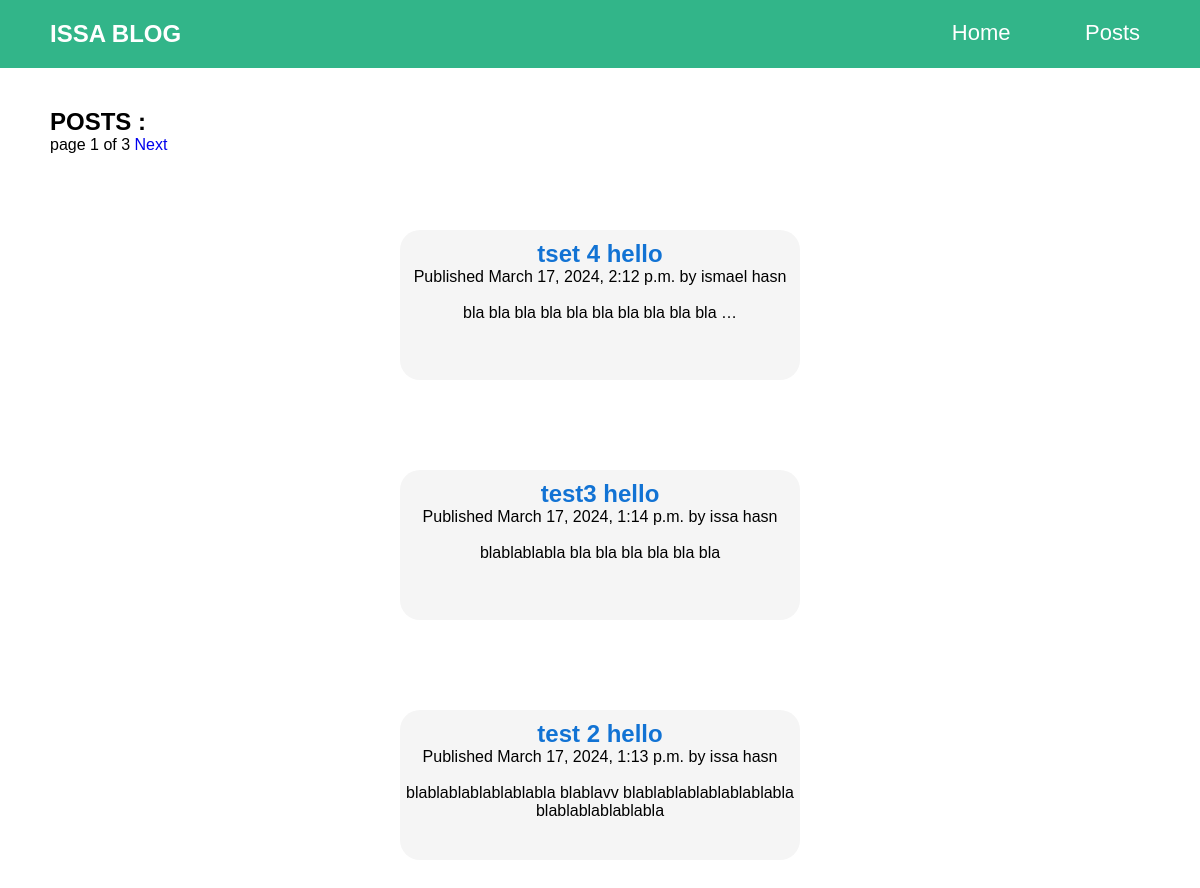
/posts/, run on the app's committed database.
### blogapp/models.py (models this page shows, shortened)
class Post(models.Model):
    class Status(models.TextChoices):
        DRAFT = 'DF', 'Draft'
        PUBLISHED = 'PB', 'Published'
    title = models.CharField(max_length=255)
    slug = models.CharField(max_length=255)
    author = models.ForeignKey(User, on_delete=models.CASCADE, related_name='blog_posts', null=True)
    body = models.TextField()
    publish = models.DateTimeField(default=timezone.now)
    created = models.DateTimeField(auto_now_add=True, null=True)
    updated = models.DateTimeField(auto_now=True)
    status = models.CharField(max_length=2, choices=Status.choices, default=Status.DRAFT)
    class Meta:
        ordering = ['-publish']
        indexes = [
            models.Index(fields=['-publish']),
        ]
    def get_absolute_url(self):
        return reverse('blog:post_detail', args = [self.slug])

class User(models.Model):
    name = models.CharField(max_length=255)
    def __str__(self):
        return self.name

### blogapp/views.py (the view)
# urls.py: path('posts/', views.posts_list, name='posts_list'),
def posts_list(request):
    post_list = Post.objects.all()
    paginator = Paginator(post_list, 3)
    try:
        posts = paginator.page(request.GET.get("page", 1))
    except PageNotAnInteger:
        posts = paginator.page(1)
    except EmptyPage:
        posts = paginator.page(paginator.num_pages)
    return render(request, 'blog/post/list.html', {'posts':posts})

### blogapp/templates/blog/post/list.html (shortened to what this page needs)
{% extends "blog/base.html" %}
{% block content %}
    <h2 class="posts_page_title"> POSTS :</h2>
    {% include "blog/post/pagination.html" with page=posts %}
    <div id="posts_contener">
        {% for post in posts %}
        <div class="post">
            <h2>
                <a href="{{post.get_absolute_url}}">
                    {{ post.title }}
                </a>
            </h2>
            <p class="data">
                Published {{ post.publish }} by {{ post.author }}
                <br/>
                <br/>
            </p>
            {{ post.body|truncatewords:10|linebreaks }}
        </div>
        {% endfor %}
    </div>
{% endblock %}

### blogapp/templates/blog/base.html (shortened to what this page needs)
{% load static %}
<!DOCTYPE html>
<html lang="en">
<head>
    <link rel="stylesheet" href="{% static 'css/blog.css' %}">
</head>
<body>
    <nav class="navbar">
        <a href="/"><h1>ISSA BLOG</h1></a>
        <ul class="links_list">
            <li class="link"><a href="/">Home</a></li>
            <li class="link"><a href="/posts">Posts</a></li>
        </ul>
    </nav>
    {% block content %}
    {% endblock %}
</body>
</html>

### blogapp/templates/blog/post/pagination.html (shortened to what this page needs)
<div class="paginator">
    <span style="margin-left: 50px;">
        <span>page {{page.number}} of {{page.paginator.num_pages}}</span>
        {% if page.has_next %}
            <a href="?page={{page.next_page_number}}">Next</a>
        {% endif %}
    </span>
    <br>
    <br>
    <br>
</div>

### blogapp/static/css/blog.css (style rules this page uses)
* { font-family: Impact, Haettenschweiler, 'Arial Narrow Bold', sans-serif; box-sizing: border-box; margin: 0; padding: 0; }
a { text-decoration: none; }
.navbar { display: flex; justify-content: space-between; width: 100%; padding-bottom: 20px; background-color: rgb(50, 181, 137); }
.navbar a { margin-top: 20px; margin-left: 50px; }
.navbar h1 { display: inline; color: white; }
.navbar .links_list { margin-right: 40px; list-style: none; display: inline-block; }
.navbar .links_list .link { margin-top: 20px; margin-right: 20px; display: inline-block; }
.navbar .links_list .link a { color: white; font-size: 22px; }
.posts_page_title { margin-top: 40px; margin-left: 50px; }
#posts_contener { display: flex; justify-content: center; flex-direction: column; align-items: center; }
.post { width: 400px; min-height: 150px; background-color: whitesmoke; border-radius: 20px; margin-top: 40px; margin-bottom: 50px; text-align: center; padding-top: 10px; }
.post h2 a { color: rgb(18, 115, 212); }

### data on the page
Post: title "tset 4 hello", publish "March 17, 2024, 2:12 p.m.", author "ismael hasn", body "bla bla bla bla bla bla bla bla bla bla …"
Post: title "test3 hello", publish "March 17, 2024, 1:14 p.m.", author "issa hasn", body "blablablabla bla bla bla bla bla bla"
Post: title "test 2 hello", publish "March 17, 2024, 1:13 p.m.", author "issa hasn", body "blablablablablablabla blablavv blablablablablablablabla blablablablablabla"

### other printed values
{{ page.number }} "1"
{{ page.paginator.num_pages }} "3"
